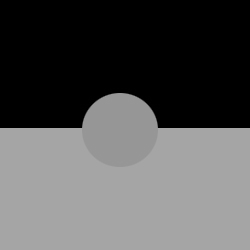
#> input picture test/a.png, 250 x 250 px
$ python patchsize.py test/a.png   (older library calls are emulated)
#> lines starting #> are read from the running program, lines starting #| are printed output that depends on the picture; after the words box and inside, x2 and y2 are one past the last pixel; in counts of white or black regions, pixels touching at a corner belong together
import numpy as np
import eta.core.image as etai
from scipy.ndimage.filters import convolve
import sys
from skimage.color import rgb2grey, rgb2lab
import cv2


def _calculate_potts_energy(data):
    x_derivative = convolve(data, np.array([[-1,1]]))
    y_derivative = convolve(data, np.array([[-1],[1]]))
    potts_energy = 0
    potts_energy += np.sum(x_derivative != 0)
    potts_energy += np.sum(y_derivative != 0)
    return potts_energy


def _create_gaussian_kernel(sigma, filtersize=20):
    '''Creates a Gaussian kernel.

    Returns:
        func_2d: a 2-D Gaussian kernel
    '''
    x_space = np.linspace(-1, 1, num=filtersize)
    y_space = np.linspace(-1, 1, num=filtersize)
    x_func = np.exp(-(x_space ** 2) / (2 * sigma ** 2))
    y_func = np.exp(-(y_space ** 2) / (2 * sigma ** 2))
    func_2d = y_func[:, np.newaxis] * x_func[np.newaxis, :]
    func_2d = (1 / func_2d.sum()) * func_2d
    return func_2d

def get_patchsize(image):
#> called with image = 'test/a.png'
    print("---Finding the best patch size---")
    img = cv2.imread(image)
#> img is the input picture: shape (250, 250, 3); min 0, max 166, mean 84.9
    img = cv2.cvtColor(img, cv2.COLOR_BGR2GRAY)
#> img: shape (250, 250)
    etai.write(img, 'test/a.png')
#> (this line was passed over: eta is not available in this run)
    out_dir = 'test/'
    diff = [i/10 for i in range(50,100,2)]
    dom = 200
    sigmas = []
    for d in diff:
        if dom <= 0:
            break
        sigmas.append(5/dom)
        dom -= d
    filtered = []
    for sigma in sigmas:
        filt = _create_gaussian_kernel(sigma)
        filtered.append(convolve(img,filt).astype('int'))
#> after the loop, filtered = 25 items
    pott_diff = []
    pott = []
    last_pott=0
    for i in range(len(filtered)-1):
        diff = filtered[i+1]-filtered[i]
        pe = _calculate_potts_energy(diff)
        pott_diff.append(pe-last_pott)
        last_pott = pe
        pott.append(pe)

        #print("Pott energy of {}.jpg(sigma={}) is: {}"\
        #    .format(i,np.round(sigmas[i],3),np.round(pe,2)))

        etai.write(diff*255/max(1, np.max(diff)),out_dir+'{}.jpg'.format(i))
#> this loop made 1 pass
#> (potts_energy in _calculate_potts_energy, pe, last_pott) on pass 1: (480, 480, 480)
#> pass 1, in get_patchsize, `diff = filtered[i+1]-filtered[i]`:
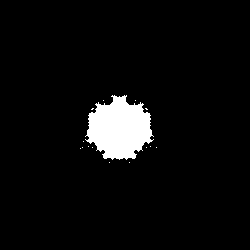
#> diff: shape (250, 250) int64; values 0 (black) and 1 (white), 4.9% white; 15 white regions (14 under 20 px), largest, box (x1, y1, x2, y2) and area: (85, 95, 154, 160) 3029
#> pass 1, in _calculate_potts_energy, `x_derivative = convolve(data, np.array([[-1,1]]))`:
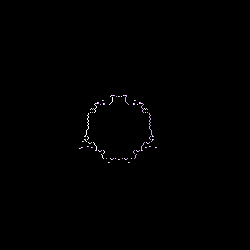
#> x_derivative: shape (250, 250) int64; 3 distinct labels, from -1 to 1; one colour per label, 0 black, -1 white
#> after the loop, pott = [480]; pott_diff = [480]
    best_index = np.argmax(np.array(pott_diff)[1:])+1
    #print("Best sigma is: {} in test/{}.jpg.".format(np.round(sigmas[best_index],3), best_index))
    patchsize = (2*np.prod(img.shape)-np.sum(img.shape))//pott[best_index]*2+3
    patchsize = min(patchsize,19)
    print("Best patchsize is {}.".format(patchsize))
    return patchsize

if __name__ == '__main__':
    get_patchsize(sys.argv[1])
#> (the call stopped at in get_patchsize, `etai.write(diff*255/max(1, np.max(diff)),out_dir+'{}.jpg'.format(i))`: eta is not available in this run)
